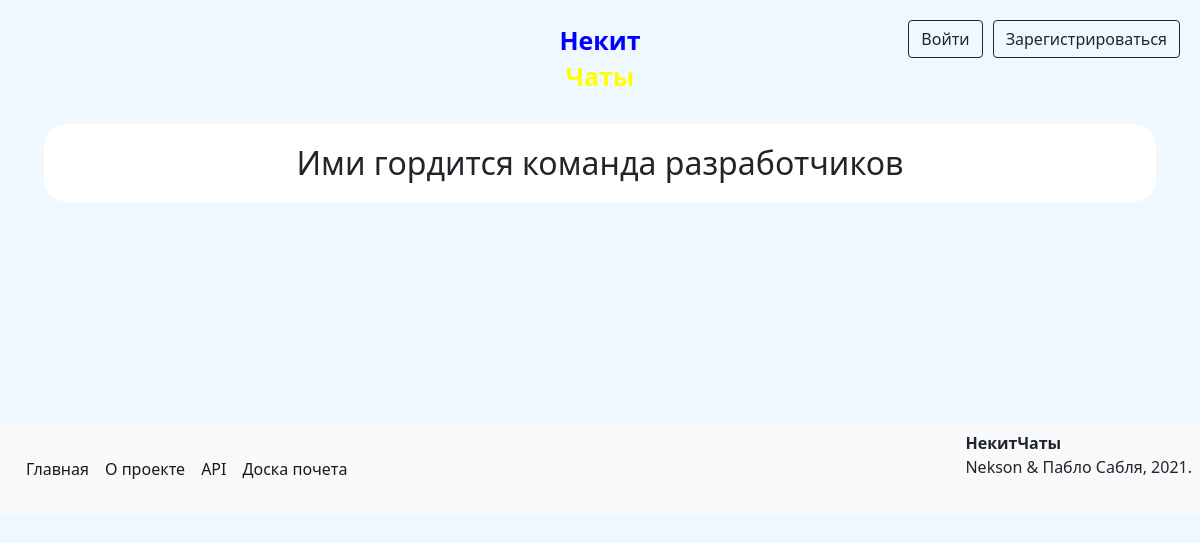
Before: /top with the older database file.
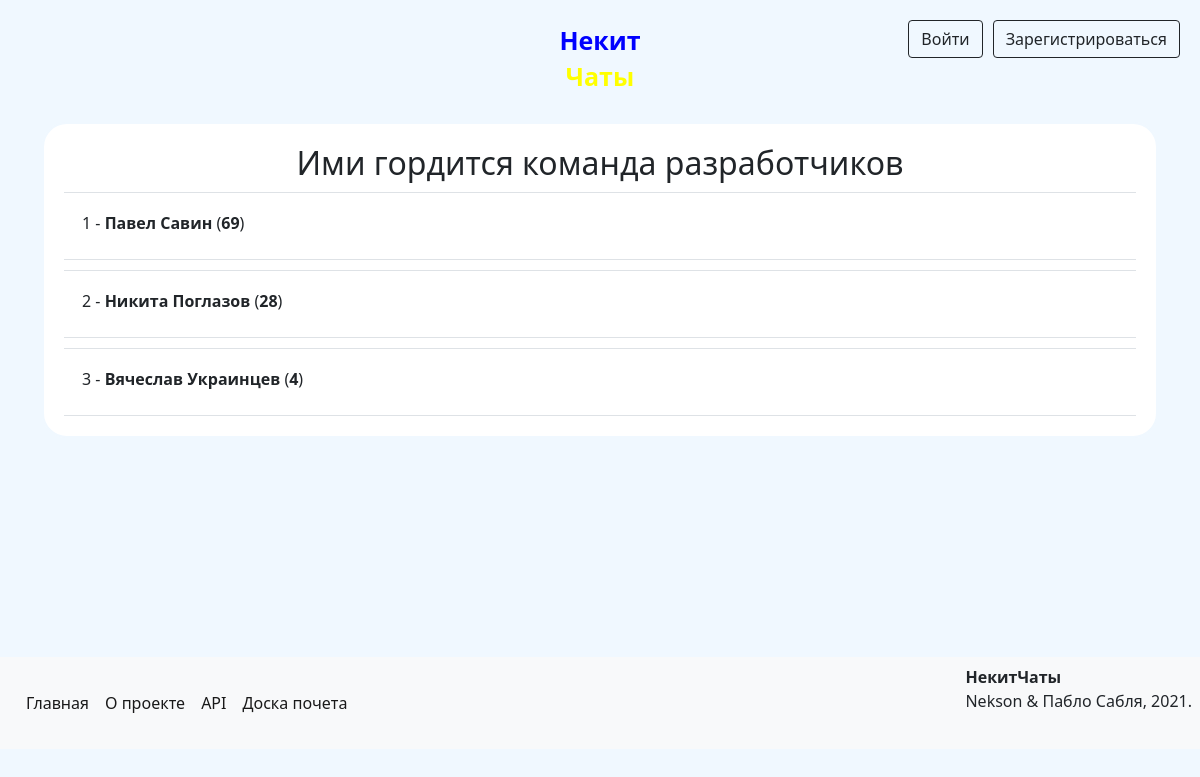
After: the same page with the newer database file.
### data/models/user.py (models this page shows, shortened)
class User(SqlAlchemyBase, UserMixin, SerializerMixin):
    __tablename__ = 'users'
    id = Column(Integer, autoincrement=True, primary_key=True)
    name = Column(Unicode)
    surname = Column(Unicode)
    birthday = Column(DateTime)
    email = Column(String, unique=True)
    phone_number = Column(String, unique=True)
    hashed_password = Column(String)
    registration_time = Column(DateTime, default=datetime.now)
    rating = Column(Integer, default=0)
    rank = Column(Unicode)
    position = Column(Integer)
    advertisements = relationship('Advertisement', back_populates='author')
    interests = relationship('Interest', secondary='users_to_interests', backref='users')

### main.py (the view)
@app.route('/top')
def top():
    session = create_session()
    users = session.query(User).order_by(User.position).filter(User.position <= 100).all()
    return render_template('top.html', top_users=users)

### data/db_session.py (called while the page is built)
def create_session() -> Session:
    global __factory
    return __factory()

### templates/top.html
{% extends "base.html" %}
{% block content %}
    <form>
        <div class="clearfix">
            <h2 align="center">Ими гордится команда разработчиков</h2>
        </div>
        {% for user in top_users %}
            <div class="p-2 border-top border-bottom">
                <div class="clearfix">
                    <a class="text-reset" href="/profile/{{ user.id }}">
                        <p>
                            {{ user.position }} - <b>{{ user.name }} {{ user.surname }}</b> (<b>{{ user.rating }}</b>)
                        </p>
                    </a>
                </div>
            </div>
        {% endfor %}
    </form>
{% endblock %}

### templates/base.html (shortened to what this page needs)
<!DOCTYPE html>
<html lang="en">
<head>
    <link rel="stylesheet" href="/static/css/style.css">
    <link rel="stylesheet" href="https://cdn.jsdelivr.net/npm/bootstrap@5.0.0-beta1/dist/css/bootstrap.min.css"
>
</head>
<body>
<div class="header clearfix">
    {% if current_user.is_authenticated %}
        <div class="dropdown float-end">
            <button class="btn btn-outline-dark dropdown-toggle" type="button" id="dropdownMenuButton" data-toggle="dropdown" aria-haspopup="true" aria-expanded="false">
                {{ current_user.name }} {{ current_user.surname }}
            </button>
            <div class="dropdown-menu" aria-labelledby="dropdownMenuButton">
                <a class="dropdown-item" href="/profile/{{ current_user.id }}">Профиль</a>
                <a class="dropdown-item" href="/conversations">Мои чаты</a>
                <a class="dropdown-item" href="/profile/{{ current_user.id }}/settings">Настройки</a>
                <a class="dropdown-item" href="/logout">Выйти</a>
            </div>
        </div>
    {% else %}
        <a class="btn btn-outline-dark register float-end" href="/register">Зарегистрироваться</a>
        <a class="btn btn-outline-dark login float-end" href="/login">Войти</a>
    {% endif %}
    <div class="logo">
        <a href="/">
            <p class="nekit">Некит</p>
            <p class="chats">Чаты</p>
        </a>
    </div>
</div>
<main role="main" class="container clearfix">
    {% block content %}{% endblock %}
</main>
<footer class="clearfix p-2 bg-light">
    <span class="fs-6 float-end"><b>НекитЧаты</b><br>Nekson & Пабло Сабля, 2021.</span>
    <nav class="navbar navbar-expand-lg navbar-light">
        <div class="collapse navbar-collapse" id="navbarSupportedContent">
          <ul class="navbar-nav me-auto mb-2 mb-lg-0">
            <li class="nav-item">
              <a class="nav-link active" href="/">Главная</a>
            </li>
            <li class="nav-item">
              <a class="nav-link active" href="/info">О проекте</a>
            </li>
            <li class="nav-item">
              <a class="nav-link active" href="/api">API</a>
            </li>
            <li class="nav-item">
                <a class="nav-link active" href="/top">Доска почета</a>
            </li>
          </ul>
        </div>
    </nav>
</footer>
</body>
</html>

### static/css/style.css (style rules this page uses)
body { background-color: aliceblue !important; }
.logo { text-align: center; margin-left: auto; margin-right: auto; margin-top: 10px; margin-bottom: 10px; max-width: 150px; font-size: 25px; font-weight: 700; line-height: 20px; }
a { text-decoration: none !important; }
.header { background-color: aliceblue; margin-bottom: 10px; padding: 10px; }
.login { margin-right: 10px; }
.nekit { color: blue; }
.chats { color: yellow; }
div { margin: 10px; }
form { margin-left: auto; margin-right: auto; background-color: white; border: solid 2px aliceblue; border-radius: 25px; padding: 10px; }
footer { margin-top: 219px }

Changed rows visible on the page:
now on this page (row edited): User: position "1", name "Павел", surname "Савин", rating "69"
now on this page (row edited): User: position "2", name "Никита", surname "Поглазов", rating "28"
now on this page (row edited): User: position "3", name "Вячеслав", surname "Украинцев", rating "4"
